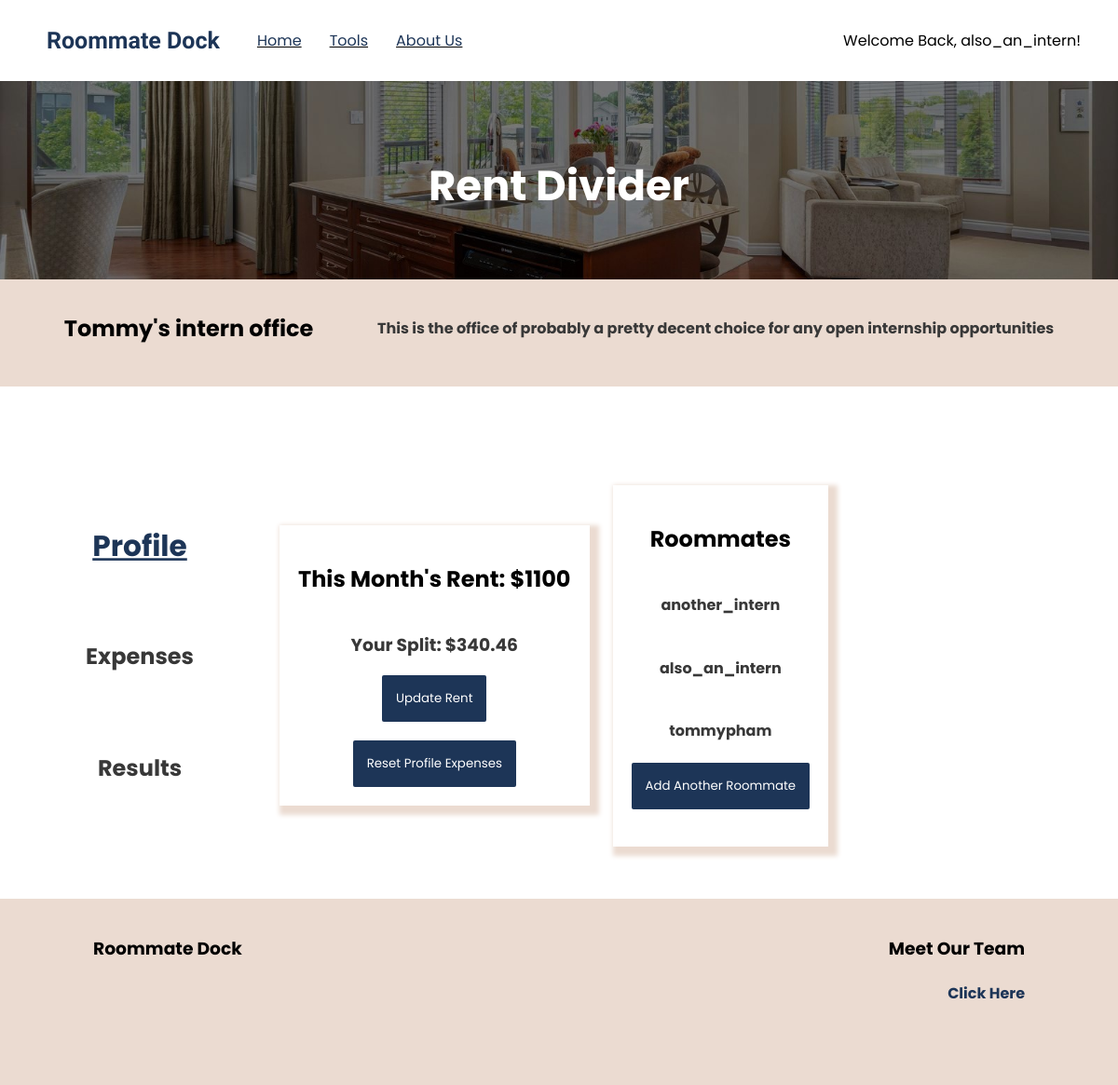
Page /rentsplit/user-profile/Tommy's intern office (signed in) on the committed database.
### rentsplit/models.py (models this page shows, shortened)
class ProfileAuth(models.Model):
    name = models.CharField(max_length=64, unique=True)
    rent = models.IntegerField(default=0)
    users = models.ManyToManyField(User, related_name='profile')
    description = models.CharField(max_length=120, null=True)

### rentsplit/views.py (the view)
# urls.py: path('user-profile/<str:profile_name>', views.user_profile, name='user-profile'),
def user_profile(request, profile_name):
    user = request.user
    profile = user.profile.get(name=profile_name)
    profile_users = profile.users.all()
    profile_expenses = profile.expense_fr_profile.all()
    calculated_rents, owed_user = results(profile)
    return render(request, 'rentsplit/user-profile.html', {
        'profile': profile,
        'profile_users': profile_users,
        'current_user': user,
        'profile_expenses': profile_expenses,
        'calculated_rents': calculated_rents,
        'owed_user': owed_user,
    })

### rentsplit/templates/rentsplit/user-profile.html (shortened to what this page needs)
{% extends 'dock/layout-landing.html' %}
{% load static %}
{% block body %}
<div class="content-wrapper app-banner background-image-app-main center">
    <h1 class='main-text white-text big-text padding-top'>Rent Divider</h1>
</div>
<div class="content-wrapper banner padding-top-small padding-bottom-small next-to-eachother">
    <h2 class='main-text'>{{ profile.name }}</h2>
    <h4 class='sub-text'>{{profile.description}}</h4>
</div>
<div class="content-wrapper app-page next-to-eachother mobile-fit-content mobile-fit-height mobile-no-center">
    <div class="tabs quarter-div">
        <div class="tab center" id='tab-userid'>
            <h2 class='main-text'>Profile</h2>
        </div>
        <div class="tab center" id='tab-expenseid'>
            <h2 class='main-text'>Expenses</h2>
        </div>
        <div class="tab center" id='tab-resultsid'>
            <h2 class='main-text'>Results</h2>
        </div>
    </div>
    <div class="content-wrapper app-content half-div next-to-eachother" id='app-userid'>
        <div class="center stack-divs big-card mobile-margin-top">
            <h2 class='main-text'>This Month's Rent: ${{profile.rent}}</h2>
            {% for key, value in calculated_rents.items %}
                {% if key == request.user.username %}
                    <h3 class='sub-text'>Your Split: ${{ value|floatformat:2 }}</h3>
                {% endif %}
            {% endfor %}
            <button class='main-button margin-bottom' id='rent-buttonid'>Update Rent</button>
            <button class='main-button' id='reset-profile-button'>Reset Profile Expenses</button>
        </div>
        <div class='stack-divs center big-card margin-left-med'>
            <h2 class='main-text'>Roommates</h2>
            {% for user in profile_users %}
            <h4 class='sub-text'>{{ user.username }}</h4>
            {% endfor %}
            <button class='main-button margin-bottom' id='add-user-in-profile'>Add Another Roommate</button>
        </div>
    </div>
</div>
{% endblock %}

### dock/templates/dock/layout-landing.html (shortened to what this page needs)
<!DOCTYPE html>
<html lang="en">
<head>
    {% load static %}
    {% load compress %}
    <link rel="stylesheet" href="{% static 'css/styles.css' %}">
</head>
<body>
    <div class="nav-container">
        <div class="nav-contents">
            <div class="left-in-div">
                <a href="{% url 'index' %}"><h3 class='nav-brand padding-left-med'>Roommate Dock</h3></a>
            </div>
            <div class="nav-options-container">
                <ul class='nav-options'>
                    <li class='nav-option'><a href="{% url 'index' %}">Home</a></li>
                    <div class='tools-menu'>
                        <li class='nav-option hover-dropdown' id='hover-tools-dropdownid'><a href="{% url 'options' %}">Tools</a></li>
                        </div>
                        <li class='nav-option'><a href="http://tommy-pham.netlify.app/">About Us</a></li>
                    </ul>
            </div>
            {% if user.is_authenticated %}
            <div class="right-in-div nav-profile">
                <a href"#" class='hover-dropdown' id='hover-profile-dropdownid'>Welcome Back, {{ request.user }}!</a>
            </div>
                {% endif %}
            </div>
        </div>
    {% block body %}
    {% endblock body %}
    <footer class='footer banner'>
        <div class="padding-footer row">
            <div class="half-div">
                <h3 class='main-text text-align-start'>Roommate Dock</h3>
            </div>
            <div class="half-div">
                <h3 class='main-text text-align-end'>Meet Our Team</h3>
                <h4 class='sub-text text-align-end link'><a href="http://tommy-pham.netlify.app/" target='blank'>Click Here</a></h4>
            </div>
        </div>
    </footer>
</body>
</html>

### static/css/styles.css (style rules this page uses)
body { padding: 0; margin: 0; }
html { padding: 0; margin: 0; }
a:link { color: #1d3557; text-decoration: none; }
.link { transition: 0.3s; cursor: pointer; color: #1d3557; }
.main-text { font-family: Poppins; margin-left: 0; margin-right: 0; }
.big-text { font-size: 45px !important; }
.sub-text { font-family: Poppins; color: rgb(56, 56, 56); }
.white-text { color: white; }
.margin-bottom { margin-bottom: 20px; }
.margin-left-med { margin-left: 25px; }
.main-button { background-color: #1d3557; color: white !important; padding: 15px; font-family: Poppins; width: fit-content; border-radius: 2px; transition: 0.3s; border: none; cursor: pointer; }
.big-card { padding: 20px; box-shadow: 5px 5px 5px 5px rgb(235, 219, 209); width: fit-content; }
.nav-container { height: 57px; display: flex; justify-content: center; width: 100%; position: fixed; top: 0; background-color: white; font-family: Poppins; padding-top: 15px; padding-bottom: 15px; z-index: 1; transition: 0.4s; }
.nav-brand { font-family: "Secular One"; font-size: 25px; margin-top: 0; margin-bottom: 0; color: #1d3557; transition: 0.5s; }
.nav-contents { display: flex; flex-direction: row; align-items: center; width: 100%; }
.nav-options { display: flex; flex-direction: row; list-style: none; }
.nav-option { margin-right: 30px; text-decoration: underline; transition: 0.4s; }
.right-in-div { display: flex; margin-left: auto; margin-right: 40px; }
.nav-profile { display: flex; flex-direction: column; position: relative; }
#hover-profile-dropdownid { transition: 0.4s; z-index: 1; }
.next-to-eachother { display: flex; flex-direction: row; align-items: center; justify-content: space-evenly; }
.tools-menu { position: relative; }
.padding-top { padding-top: 100px; }
.padding-top-small { padding-top: 25px; }
.padding-bottom-small { padding-bottom: 25px; }
.padding-top-small { padding-top: 15px; }
.banner { background-color: rgb(235, 219, 209); }
.row { display: flex; flex-direction: row; }
.padding-footer { padding-top: 20px; padding-left: 100px; padding-right: 100px; }
.text-align-start { text-align: start; }
.text-align-end { text-align: end; }
.footer { height: 200px; }
.stack-divs { display: flex; flex-direction: column; }
.padding-left-med { padding-left: 50px; }
.half-div { width: 50%; }
.quarter-div { width: 25%; }
.big-text { margin: 0; }
.tab { height: 100px; width: 200px; background-color: white; margin-bottom: 20px; cursor: pointer; font-family: Poppins; transition: 0.4s; color: rgb(56, 56, 56); }
.tab.active { height: 100px; width: 200px; background-color: white; margin-bottom: 20px; cursor: pointer; font-family: Poppins; color: #1d3557; transform: scale(1.3); text-decoration: underline; }
.tabs { display: flex; flex-direction: column; justify-content: center; align-items: center; }
.background-image-app-main { background-image: url("../media/app-main-image.jpeg"); height: 300px; background-position: 20% 55%; background-size: 100%; }
.center { display: flex; justify-content: center; align-items: center; }
.app-page { display: flex; flex-direction: row; justify-content: start; }
.app-content { display: flex; height: 500px; justify-content: start; align-items: center; }

### rows in the picture
ProfileAuth: name "Tommy's intern office", description "This is the office of probably a pretty decent choice for any open internship opportunities", rent "1100"

### other values in the picture
{{ request.user }} "also_an_intern"
{{ value|floatformat:2 }} "340.46"
{{ user.username }} "another_intern"
{{ user.username }} "also_an_intern"
{{ user.username }} "tommypham"
